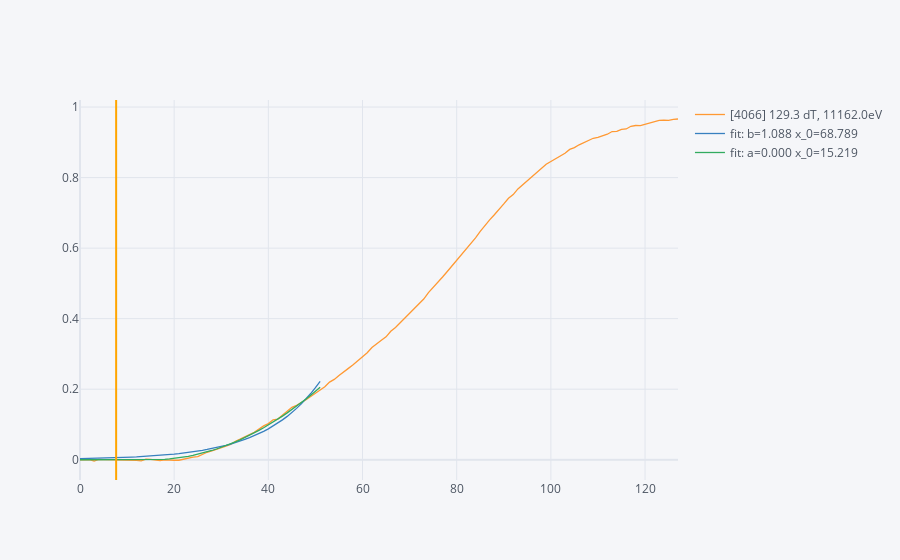

Notebook code cell kept with this figure:
### Code cell
# ['[190]', '[528]', '[536]', '[715]', '[1035]', '[1536]', '[1780]', '[2111]',       <---- Pathologic waveforms
# '[2278]', '[2581]', '[2759]', '[2927]', '[3017]', '[3605]', '[3704]', '[3812]', 
# '[4066]', '[4658]', '[4797]', '[5517]', '[5633]', '[5677]', '[5777]', '[6085]',
# '[6250]', '[6261]', '[6755]', '[6887]', '[7023]', '[7038]', '[7674]', '[7827]',
# '[8129]', '[8573]', '[9606]', '[9608]', '[10356]', '[10550]', '[10626]', '[10686]',
# '[10979]', '[11017]', '[11915]', '[12050]', '[12141]', '[12251]', '[12306]', '[12655]',
# '[12879]', '[13504]', '[13977]', '[14159]', '[14345]', '[14598]', '[14758]', '[14854]',
# '[15700]', '[15798]', '[15841]', '[16000]', '[16100]', '[16181]', '[16403]', '[16595]',
# '[16909]', '[18015]', '[18074]', '[18409]', '[18648]']
waveform = [4066]
wave_df, imap = get_waveforms(waveform, source_data=data0, get_indices_map=True)

part = wave_df[wave_df[imap[waveform[0]]] <= 0.2][imap[waveform[0]]]
x_data = np.arange(0,len(part))
y_data = part
b_exp = lambda x, b, x_0: b**(x-x_0)
c_par = lambda x, a, x_0: a * (max(x - x_0,0))**2
c_par_arr = lambda x, a, x_0: np.array([c_par(x_,a,x_0) for x_ in x])

# Exp fit
popt, pcov = curve_fit(b_exp, x_data, y_data, bounds=([0.1, -10], [10, 70]))
print(popt, pcov)
wave_df['fit: b=%5.3f x_0=%5.3f' % tuple(popt)] = np.nan
wave_df['fit: b=%5.3f x_0=%5.3f' % tuple(popt)].iloc[:len(part)] = b_exp(x_data, *popt)
# Parabola fit
popt, pcov = curve_fit(c_par_arr, x_data, y_data, bounds=([-3, -10], [3, 40]))
print(popt)
wave_df['fit: a=%5.3f x_0=%5.3f' % tuple(popt)] = np.nan
wave_df['fit: a=%5.3f x_0=%5.3f' % tuple(popt)].iloc[:len(part)] = c_par_arr(x_data, *popt)
# wave_df['manual fit'] = b_exp(np.arange(0,len(wave_df)), 1.17, 47)
fig2 = wave_df.iplot(asFigure=True)
fig2.add_vline(x=(160-float([s[s.find("]")+1:s.find("dT")] for s in [col_for_str(wave_df, str(waveform)).replace(" ","")]][0]))/4, line_color="orange")

### Figure 1 — Plotly figure (JSON) as saved in the notebook; plotly's stock layout.template omitted (floating-point values rounded to 4 significant figures)
{"data": [{"line": {"color": "rgba(255, 153, 51, 1.0)", "dash": "solid", "shape": "linear", "width": 1.3}, "mode": "lines", "name": "[4066] 129.3 dT, 11162.0eV", "text": "", "type": "scatter", "x": [0, 1, 2, 3, 4, 5, 6, 7, 8, 9, 10, 11, 12, 13, 14, 15, 16, 17, 18, 19, 20, 21, 22, 23, 24, 25, 26, 27, 28, 29, 30, 31, 32, 33, 34, 35, 36, 37, 38, 39, 40, 41, 42, 43, 44, 45, 46, 47, 48, 49, 50, 51, 52, 53, 54, 55, 56, 57, 58, 59, 60, 61, 62, 63, 64, 65, 66, 67, 68, 69, 70, 71, 72, 73, 74, 75, 76, 77, 78, 79, 80, 81, 82, 83, 84, 85, 86, 87, 88, 89, 90, 91, 92, 93, 94, 95, 96, 97, 98, 99, 100, 101, 102, 103, 104, 105, 106, 107, 108, 109, 110, 111, 112, 113, 114, 115, 116, 117, 118, 119, 120, 121, 122, 123, 124, 125, 126, 127], "y": [-0.0003338, 0.0007534, 0.0002003, -0.003557, 0.001287, 0.0002003, 0.0002003, -0.0003338, 0.0002003, -0.001402, -0.001402, 0.0002003, -0.001402, -0.003023, 0.001822, 0.001287, -0.0008679, -0.00247, -0.0003338, -0.001402, -0.001402, -0.001402, 0.001822, 0.003443, 0.007734, 0.008803, 0.0158, 0.02118, 0.02494, 0.03032, 0.03516, 0.03892, 0.04323, 0.05237, 0.05828, 0.06581, 0.07119, 0.07766, 0.08733, 0.09593, 0.1024, 0.1132, 0.1153, 0.1261, 0.1358, 0.1487, 0.1541, 0.1611, 0.1702, 0.1794, 0.188, 0.1982, 0.2068, 0.2203, 0.2278, 0.2386, 0.2477, 0.2591, 0.2693, 0.2806, 0.2924, 0.3032, 0.3183, 0.3296, 0.3388, 0.3485, 0.3641, 0.3749, 0.3894, 0.4018, 0.4153, 0.4282, 0.4406, 0.4557, 0.474, 0.4886, 0.5015, 0.5182, 0.5338, 0.5495, 0.5657, 0.5813, 0.5948, 0.6131, 0.6293, 0.6476, 0.6654, 0.68, 0.6945, 0.7091, 0.7253, 0.7415, 0.7517, 0.7679, 0.7798, 0.7923, 0.8036, 0.815, 0.8274, 0.8377, 0.8458, 0.8529, 0.8621, 0.8691, 0.88, 0.8849, 0.893, 0.899, 0.905, 0.9115, 0.9137, 0.9181, 0.923, 0.9306, 0.9312, 0.9367, 0.9378, 0.9454, 0.9477, 0.9472, 0.9505, 0.9544, 0.9582, 0.9621, 0.9627, 0.9622, 0.965, 0.9661]}, {"line": {"color": "rgba(55, 128, 191, 1.0)", "dash": "solid", "shape": "linear", "width": 1.3}, "mode": "lines", "name": "fit: b=1.088 x_0=68.789", "text": "", "type": "scatter", "x": [0, 1, 2, 3, 4, 5, 6, 7, 8, 9, 10, 11, 12, 13, 14, 15, 16, 17, 18, 19, 20, 21, 22, 23, 24, 25, 26, 27, 28, 29, 30, 31, 32, 33, 34, 35, 36, 37, 38, 39, 40, 41, 42, 43, 44, 45, 46, 47, 48, 49, 50, 51, 52, 53, 54, 55, 56, 57, 58, 59, 60, 61, 62, 63, 64, 65, 66, 67, 68, 69, 70, 71, 72, 73, 74, 75, 76, 77, 78, 79, 80, 81, 82, 83, 84, 85, 86, 87, 88, 89, 90, 91, 92, 93, 94, 95, 96, 97, 98, 99, 100, 101, 102, 103, 104, 105, 106, 107, 108, 109, 110, 111, 112, 113, 114, 115, 116, 117, 118, 119, 120, 121, 122, 123, 124, 125, 126, 127], "y": [0.002979, 0.003242, 0.003528, 0.00384, 0.004178, 0.004547, 0.004948, 0.005385, 0.00586, 0.006377, 0.006939, 0.007552, 0.008218, 0.008943, 0.009732, 0.01059, 0.01152, 0.01254, 0.01365, 0.01485, 0.01616, 0.01759, 0.01914, 0.02083, 0.02267, 0.02467, 0.02684, 0.02921, 0.03179, 0.03459, 0.03764, 0.04097, 0.04458, 0.04851, 0.05279, 0.05745, 0.06252, 0.06803, 0.07404, 0.08057, 0.08768, 0.09541, 0.1038, 0.113, 0.123, 0.1338, 0.1456, 0.1585, 0.1724, 0.1877, 0.2042, 0.2222, "", "", "", "", "", "", "", "", "", "", "", "", "", "", "", "", "", "", "", "", "", "", "", "", "", "", "", "", "", "", "", "", "", "", "", "", "", "", "", "", "", "", "", "", "", "", "", "", "", "", "", "", "", "", "", "", "", "", "", "", "", "", "", "", "", "", "", "", "", "", "", "", "", "", "", ""]}, {"line": {"color": "rgba(50, 171, 96, 1.0)", "dash": "solid", "shape": "linear", "width": 1.3}, "mode": "lines", "name": "fit: a=0.000 x_0=15.219", "text": "", "type": "scatter", "x": [0, 1, 2, 3, 4, 5, 6, 7, 8, 9, 10, 11, 12, 13, 14, 15, 16, 17, 18, 19, 20, 21, 22, 23, 24, 25, 26, 27, 28, 29, 30, 31, 32, 33, 34, 35, 36, 37, 38, 39, 40, 41, 42, 43, 44, 45, 46, 47, 48, 49, 50, 51, 52, 53, 54, 55, 56, 57, 58, 59, 60, 61, 62, 63, 64, 65, 66, 67, 68, 69, 70, 71, 72, 73, 74, 75, 76, 77, 78, 79, 80, 81, 82, 83, 84, 85, 86, 87, 88, 89, 90, 91, 92, 93, 94, 95, 96, 97, 98, 99, 100, 101, 102, 103, 104, 105, 106, 107, 108, 109, 110, 111, 112, 113, 114, 115, 116, 117, 118, 119, 120, 121, 122, 123, 124, 125, 126, 127], "y": [0, 0, 0, 0, 0, 0, 0, 0, 0, 0, 0, 0, 0, 0, 0, 0, 9.793e-05, 0.000509, 0.001241, 0.002294, 0.003667, 0.005362, 0.007377, 0.009713, 0.01237, 0.01535, 0.01865, 0.02227, 0.02621, 0.03047, 0.03505, 0.03995, 0.04518, 0.05072, 0.05658, 0.06277, 0.06928, 0.07611, 0.08325, 0.09072, 0.09851, 0.1066, 0.1151, 0.1238, 0.1329, 0.1423, 0.152, 0.162, 0.1724, 0.1831, 0.1941, 0.2054, "", "", "", "", "", "", "", "", "", "", "", "", "", "", "", "", "", "", "", "", "", "", "", "", "", "", "", "", "", "", "", "", "", "", "", "", "", "", "", "", "", "", "", "", "", "", "", "", "", "", "", "", "", "", "", "", "", "", "", "", "", "", "", "", "", "", "", "", "", "", "", "", "", "", "", ""]}], "layout": {"legend": {"bgcolor": "#F5F6F9", "font": {"color": "#4D5663"}}, "paper_bgcolor": "#F5F6F9", "plot_bgcolor": "#F5F6F9", "shapes": [{"line": {"color": "orange"}, "type": "line", "x0": 7.675, "x1": 7.675, "xref": "x", "y0": 0, "y1": 1, "yref": "y domain"}], "title": {"font": {"color": "#4D5663"}}, "xaxis": {"gridcolor": "#E1E5ED", "showgrid": true, "tickfont": {"color": "#4D5663"}, "title": {"font": {"color": "#4D5663"}, "text": ""}, "zerolinecolor": "#E1E5ED"}, "yaxis": {"gridcolor": "#E1E5ED", "showgrid": true, "tickfont": {"color": "#4D5663"}, "title": {"font": {"color": "#4D5663"}, "text": ""}, "zerolinecolor": "#E1E5ED"}}}
